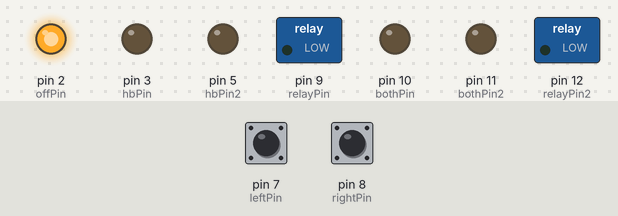
The sketch below on a simulated Arduino Uno, built with avr-gcc and run on an emulated ATmega328P. Parts: switched loads named in the sketch (green lamp = pin HIGH), output pins drawn as LEDs (lit = HIGH). Inputs (shaded band) come from the test bench; at power-on: pin 7 (leftPin) LOW, pin 8 (rightPin) LOW.

Above: at 1.3 s.
1.4 s: pin 7 (leftPin) pulled HIGH for 0.3 s
At 2.6 s:
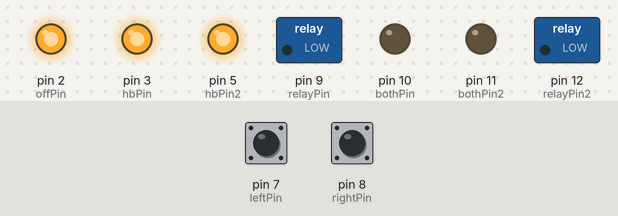
3.2 s: pin 8 (rightPin) pulled HIGH for 0.3 s
At 3.37 s:
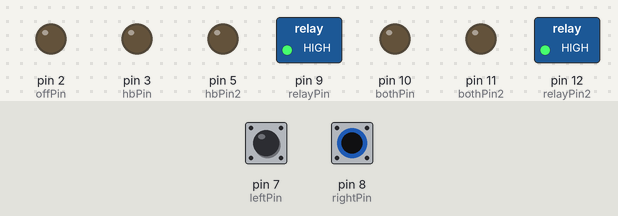
5.0 s: pin 8 (rightPin) pulled HIGH for 3.2 s
At 8.8 s:
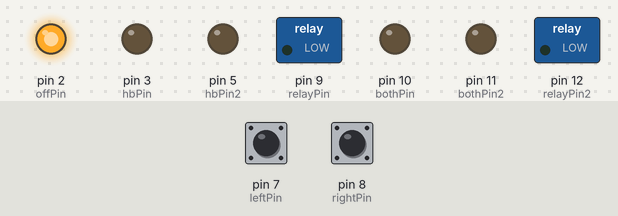
9.7 s: pin 7 (leftPin) pulled HIGH for 1 s
At 10.5 s:
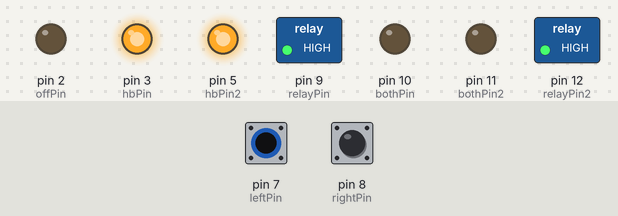
12.2 s: pin 7 (leftPin) driven HIGH and pin 8 (rightPin) driven HIGH
At 13.1 s:
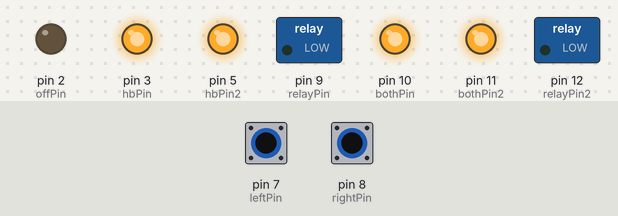
13.7 s: pin 7 (leftPin) pulsed LOW 5 times (0.12 s each, 0.3 s apart)
At 16.5 s:
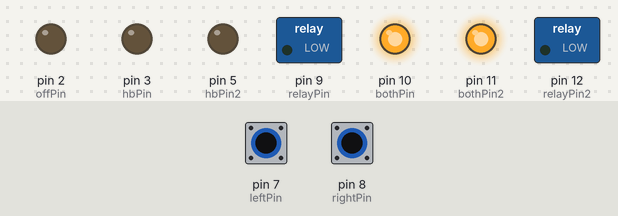
Timing chart, 0 to 17.7 s (numbered marks = the images above; inputs shaded):
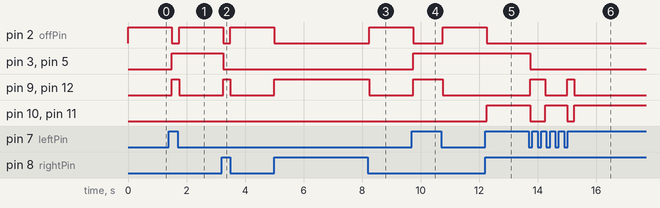

Measured:
- after the input at 1.4 s, pin 2 (offPin): HIGH → LOW after 0.10 s, → HIGH 0.25 s later; pin 3 (hbPin), pin 5 (hbPin2): LOW → HIGH after 0.10 s; pin 9 (relayPin), pin 12 (relayPin2): LOW → HIGH after 0.10 s, → LOW 0.25 s later
- after the input at 3.2 s, pin 2 (offPin): HIGH → LOW after 0.05 s, → HIGH 0.25 s later; pin 3 (hbPin), pin 5 (hbPin2): HIGH → LOW after 0.05 s; pin 9 (relayPin), pin 12 (relayPin2): LOW → HIGH after 0.05 s, → LOW 0.25 s later
- after the input at 5.0 s, pin 2 (offPin): HIGH → LOW at once, → HIGH 3.3 s later; pin 9 (relayPin), pin 12 (relayPin2): LOW → HIGH at once, → LOW 3.3 s later
- after the input at 9.7 s, pin 2 (offPin): HIGH → LOW after 0.05 s, → HIGH 1.0 s later; pin 3 (hbPin), pin 5 (hbPin2): LOW → HIGH after 0.05 s; pin 9 (relayPin), pin 12 (relayPin2): LOW → HIGH after 0.05 s, → LOW 1.0 s later
- after the input at 12.2 s, pin 2 (offPin): HIGH → LOW after 0.05 s; pin 10 (bothPin), pin 11 (bothPin2): LOW → HIGH after 0.05 s
- after the input at 13.7 s, pin 3 (hbPin), pin 5 (hbPin2): HIGH → LOW after 0.05 s; pin 9 (relayPin), pin 12 (relayPin2): LOW → HIGH after 0.05 s, → LOW 0.50 s later, → HIGH 0.75 s later, → LOW 0.25 s later; pin 10 (bothPin), pin 11 (bothPin2): HIGH → LOW after 0.05 s, → HIGH 0.50 s later, → LOW 0.75 s later, → HIGH 0.25 s later

The sketch:

pwm_555_hb_two.ino
```cpp
#define	TRUE (1==1)
#define	FALSE (!TRUE)

#define BIGB 1

const int hbPin = 3;
const int leftPin = 7;
const int rightPin = 8;
const int relayPin = 9;
const int bothPin = 10;
#ifdef BIGB
const int offPin = 2;
const int hbPin2 = 5;
const int bothPin2 = 11;
const int relayPin2 = 12;
#else
const int offPin = LED_BUILTIN;
#endif

int leftState;
int rightState;

void setup()
{
  pinMode(offPin, OUTPUT);
  pinMode(hbPin, OUTPUT);
  pinMode(leftPin, INPUT);
  pinMode(rightPin, INPUT);
  pinMode(relayPin, OUTPUT);
  pinMode(bothPin, OUTPUT);
#ifdef BIGB
  pinMode(hbPin2, OUTPUT);
  pinMode(relayPin2, OUTPUT);
  pinMode(bothPin2, OUTPUT);
#endif
}

void loop()
{
  leftState = digitalRead(leftPin);
  rightState = digitalRead(rightPin);
  //digitalWrite(powerPin, (digitalRead(leftPin) == LOW && digitalRead(rightPin) == LOW ? LOW : HIGH)); // test
  // board right next to
  digitalWrite(relayPin, (leftState == LOW && rightState == LOW ? LOW : HIGH));
  // off pin (blue)
  digitalWrite(offPin, (leftState == LOW && rightState == LOW ? HIGH : LOW));
#ifdef BIGB
  // long board
  digitalWrite(relayPin2, (leftState == LOW && rightState == LOW ? LOW : HIGH));
#endif
  if (leftState == HIGH && rightState == HIGH)
  {
    digitalWrite(relayPin, LOW);
    digitalWrite(bothPin, HIGH);
#ifdef BIGB
    digitalWrite(relayPin2, LOW);
    digitalWrite(bothPin2, HIGH);
  }
  else
  {
    digitalWrite(bothPin, LOW);
    digitalWrite(bothPin2, LOW);
  }
#else
  }
  else
    digitalWrite(bothPin, LOW);
#endif
  if ((leftState == LOW && rightState == HIGH) || (leftState == HIGH && rightState == LOW))
  {
    if (leftState == HIGH)
    {
      //digitalWrite(13, HIGH);
      digitalWrite(hbPin, HIGH);
      //analogWrite(hbridgePin, 0);//(map(analogRead(potPin), 0, 1023, 0, 255)));
#ifdef BIGB
      digitalWrite(hbPin2, HIGH);
#endif
    }
    if (rightState == HIGH)
    {
      //digitalWrite(13, LOW);
      digitalWrite(hbPin, LOW);
      //analogWrite(hbridgePin, 1023);//(map(analogRead(potPin), 0, 1023, 0, 255)));
#ifdef BIGB
      digitalWrite(hbPin2, LOW);
#endif
    }
  }
  delay(250);
}
```
